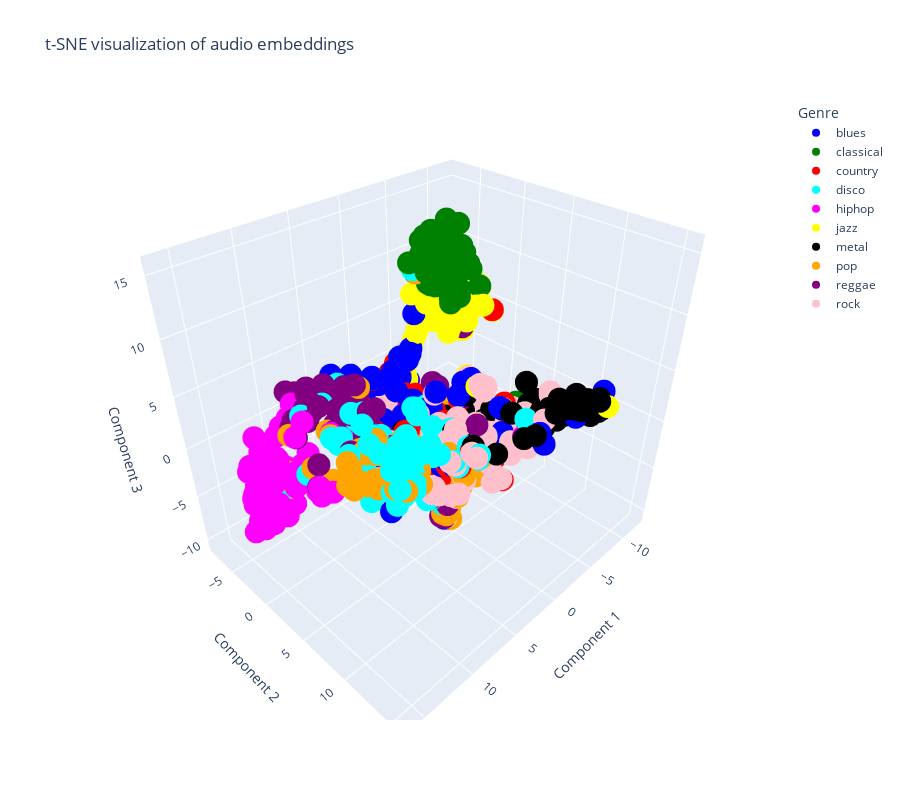

The code cell stored with this chart in its notebook:
### Code cell
import plotly.graph_objs as go
import plotly.express as px
from sklearn.manifold import TSNE
import pandas as pd

# Parameters for t-SNE
perplexity = 25  # Try values between 5 and 50
learning_rate = 100  # Try values between 10 and 1000
n_iter = 1000  # Number of iterations, higher can lead to better convergence

# Perform t-SNE with adjusted parameters
tsne = TSNE(n_components=3, perplexity=perplexity, learning_rate=learning_rate, n_iter=n_iter, random_state=42)
embeddings_3d = tsne.fit_transform(embeddings)

# Convert to a DataFrame for easier handling
df = pd.DataFrame(embeddings_3d, columns=['Component 1', 'Component 2', 'Component 3'])
df['Genre'] = labels

# Map each genre to a valid Plotly color
colors = {
    'blues': 'blue', 'classical': 'green', 'country': 'red', 'disco': 'cyan', 'hiphop': 'magenta',
    'jazz': 'yellow', 'metal': 'black', 'pop': 'orange', 'reggae': 'purple', 'rock': 'pink'
}

# Plotting with Plotly
fig = px.scatter_3d(df, x='Component 1', y='Component 2', z='Component 3', color='Genre',
                    color_discrete_map=colors, title='t-SNE visualization of audio embeddings')

fig.update_layout(scene=dict(
                    xaxis_title='Component 1',
                    yaxis_title='Component 2',
                    zaxis_title='Component 3'),
                  legend_title='Genre',
                  height=800)  # Increase the height of the figure

fig.show()
